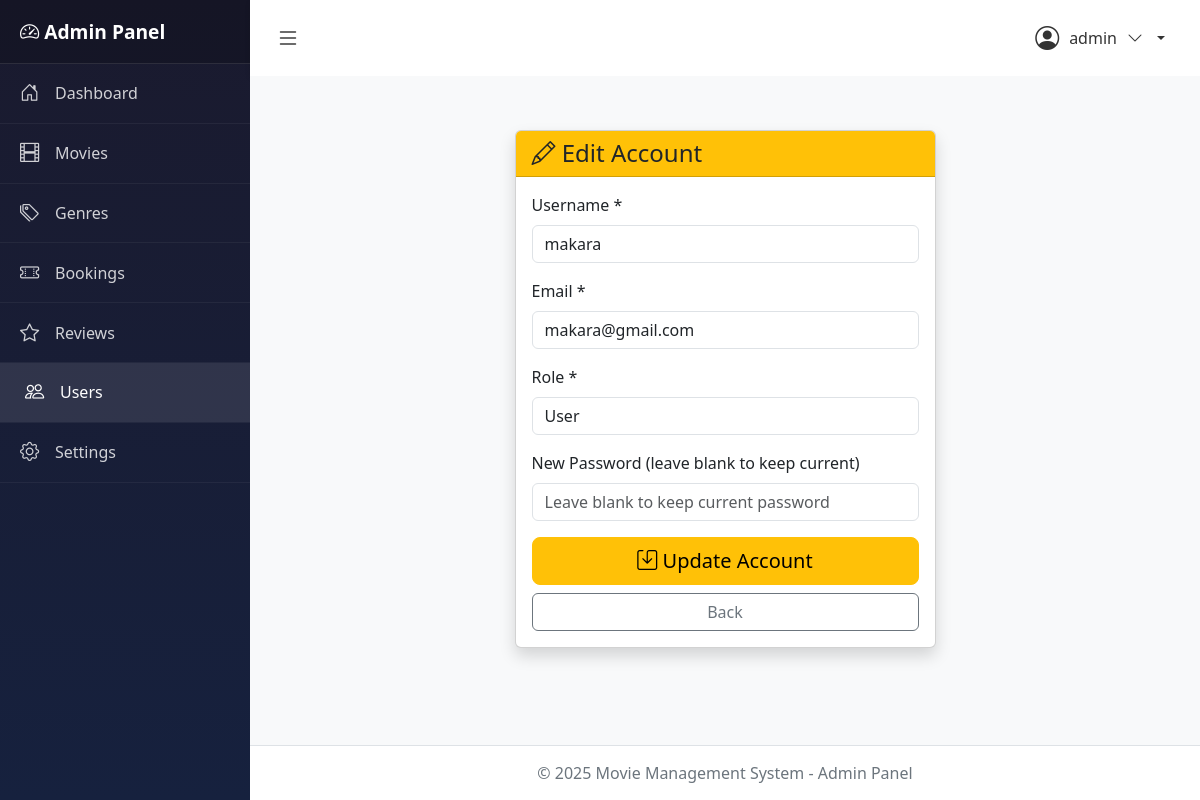
Page /dashboard/users/2/edit/ (signed in) on the committed database.
### accounts/models.py (models this page shows, shortened)
class Account(AbstractUser):
    ROLE_CHOICES = (
        ('admin', 'Admin'),
        ('user', 'User'),
    )
    role = models.CharField(max_length=10, choices=ROLE_CHOICES, default='user')
    created_at = models.DateTimeField(auto_now_add=True)
    updated_at = models.DateTimeField(auto_now=True)
    class Meta:
        db_table = 'accounts'
        verbose_name = 'Account'
        verbose_name_plural = 'Accounts'
    def is_admin(self):
        return self.role == 'admin'

### movies/views.py (the view)
# urls.py: path('dashboard/users/<int:user_id>/edit/', views.edit_account, name='edit_account'),
@login_required
def edit_account(request, user_id):
    if not request.user.is_admin():
        messages.error(request, 'Access denied! Admin only.')
        return redirect('home')
    user = get_object_or_404(Account, id=user_id)
    if request.method == 'POST':
        form = AdminEditAccountForm(request.POST, instance=user)
        if form.is_valid():
            account = form.save(commit=False)
            new_password = form.cleaned_data.get('password')
            if new_password:
                account.set_password(new_password)
            account.save()
            messages.success(request, 'Account updated successfully!')
            if request.headers.get('X-Requested-With') == 'XMLHttpRequest':
                return JsonResponse({
                    'success': True,
                    'message': 'Account updated successfully!'
                })
            return redirect('manage_users')
        else:
            if request.headers.get('X-Requested-With') == 'XMLHttpRequest':
                return JsonResponse({
                    'success': False,
                    'errors': form.errors
                }, status=400)
    else:
        form = AdminEditAccountForm(instance=user)
    context = {
        'form': form,
        'account': user,
    }
    return render(request, 'Admin/edit_account.html', context)

### accounts/forms.py
class AdminEditAccountForm(forms.ModelForm):
    password = forms.CharField(required=False, widget=forms.PasswordInput(attrs={
        'class': 'form-control',
        'placeholder': 'Leave blank to keep current password'
    }))
    class Meta:
        model = Account
        fields = ['username', 'email', 'role', 'is_active']
        widgets = {
            'username': forms.TextInput(attrs={
                'class': 'form-control',
                'placeholder': 'Enter username'
            }),
            'email': forms.EmailInput(attrs={
                'class': 'form-control',
                'placeholder': 'Enter email'
            }),
            'role': forms.Select(attrs={
                'class': 'form-control'
            }),
            'is_active': forms.Select(attrs={
                'class': 'form-control'
            }),
        }

### movies/context_processors.py (called while the page is built)
def site_settings(request):
    settings = SiteSetting.get_settings()
    return {
        'site_settings': settings,
    }

### movies/models.py (called while the page is built)
    @classmethod
    def get_settings(cls):
        settings, created = cls.objects.get_or_create(id=1)
        return settings

### movies/templates/Admin/edit_account.html (shortened to what this page needs)
{% extends 'Admin/base_admin.html' %}
{% block content %}
<div class="container my-4">
    <div class="row justify-content-center">
        <div class="col-md-6">
            <div class="card shadow">
                <div class="card-header bg-warning text-dark">
                    <h4 class="mb-0"><i class="bi bi-pencil"></i> Edit Account</h4>
                </div>
                <div class="card-body">
                    <form method="post">
                        <div class="mb-3">
                            <label for="{{ form.username.id_for_label }}" class="form-label">Username *</label>
                            {{ form.username }}
                        </div>
                        <div class="mb-3">
                            <label for="{{ form.email.id_for_label }}" class="form-label">Email *</label>
                            {{ form.email }}
                        </div>
                        <div class="mb-3">
                            <label for="{{ form.role.id_for_label }}" class="form-label">Role *</label>
                            {{ form.role }}
                        </div>
                        <div class="mb-3">
                            <label for="{{ form.password.id_for_label }}" class="form-label">New Password (leave blank to keep current)</label>
                            {{ form.password }}
                        </div>
                        <div class="d-grid gap-2">
                            <button type="submit" class="btn btn-warning btn-lg"><i class="bi bi-save"></i> Update Account</button>
                            <a href="{% url 'manage_users' %}" class="btn btn-outline-secondary">Back</a>
                        </div>
                    </form>
                </div>
            </div>
        </div>
    </div>
</div>
{% endblock %}

### movies/templates/Admin/base_admin.html (shortened to what this page needs)
<!DOCTYPE html>
<html lang="en">
<head>
    <link href="https://cdn.jsdelivr.net/npm/bootstrap@5.3.0/dist/css/bootstrap.min.css" rel="stylesheet">
    <link href="https://cdn.jsdelivr.net/npm/bootstrap-icons@1.10.0/font/bootstrap-icons.css" rel="stylesheet">
</head>
<body>
    <div class="wrapper">
        <nav class="sidebar" id="sidebar">
            <div class="sidebar-header">
                <h3>
                    <i class="bi bi-speedometer2"></i>
                    <span>Admin Panel</span>
                </h3>
            </div>
            <ul class="sidebar-menu">
                <li>
                    <a href="{% url 'admin_dashboard' %}" class="{% if request.resolver_match.url_name == 'admin_dashboard' %}active{% endif %}">
                        <i class="bi bi-house-door"></i>
                        <span>Dashboard</span>
                    </a>
                </li>
                <li>
                    <a href="{% url 'manage_movies' %}" class="{% if 'movies' in request.path and request.resolver_match.url_name != 'admin_dashboard' %}active{% endif %}">
                        <i class="bi bi-film"></i>
                        <span>Movies</span>
                    </a>
                </li>
                <li>
                    <a href="{% url 'manage_genres' %}" class="{% if 'genres' in request.path %}active{% endif %}">
                        <i class="bi bi-tags"></i>
                        <span>Genres</span>
                    </a>
                </li>
                <li>
                    <a href="{% url 'manage_bookings' %}" class="{% if 'bookings' in request.path %}active{% endif %}">
                        <i class="bi bi-ticket-perforated"></i>
                        <span>Bookings</span>
                    </a>
                </li>
                <li>
                    <a href="{% url 'manage_reviews' %}" class="{% if 'reviews' in request.path %}active{% endif %}">
                        <i class="bi bi-star"></i>
                        <span>Reviews</span>
                    </a>
                </li>
                <li>
                    <a href="{% url 'manage_users' %}" class="{% if 'users' in request.path %}active{% endif %}">
                        <i class="bi bi-people"></i>
                        <span>Users</span>
                    </a>
                </li>
                <li>
                    <a href="{% url 'admin_settings' %}" class="{% if request.resolver_match.url_name == 'admin_settings' %}active{% endif %}">
                        <i class="bi bi-gear"></i>
                        <span>Settings</span>
                    </a>
                </li>
            </ul>
        </nav>
        <div class="content">
            <div class="top-navbar">
                <button class="toggle-sidebar" onclick="toggleSidebar()">
                    <i class="bi bi-list"></i>
                </button>
                <div class="user-info">
                    <div class="dropdown">
                        <a href="#" class="dropdown-toggle" data-bs-toggle="dropdown">
                            <i class="bi bi-person-circle" style="font-size: 1.5rem;"></i>
                            <span>{{ user.username }}</span>
                            <i class="bi bi-chevron-down"></i>
                        </a>
                    </div>
                </div>
            </div>
            <div class="main-content">
                {% block content %}{% endblock %}
            </div>
            <footer class="admin-footer">
                <p class="mb-0">&copy; 2025 Movie Management System - Admin Panel</p>
            </footer>
        </div>
    </div>
    {% load static %}
</body>
</html>

### movies/templates/Admin/base_admin.html (style rules this page uses)
body { min-height: 100vh; display: flex; flex-direction: column; }
.wrapper { display: flex; flex: 1; }
.sidebar { min-width: 250px; max-width: 250px; background: linear-gradient(180deg, #1a1a2e 0%, #16213e 100%); color: white; transition: all 0.3s; box-shadow: 2px 0 5px rgba(0,0,0,0.1); }
.sidebar-header { padding: 20px; background: rgba(0,0,0,0.2); border-bottom: 1px solid rgba(255,255,255,0.1); }
.sidebar-header h3 { font-size: 1.2rem; margin: 0; font-weight: 600; }
.sidebar-menu { padding: 0; list-style: none; }
.sidebar-menu li { border-bottom: 1px solid rgba(255,255,255,0.05); }
.sidebar-menu a { display: flex; align-items: center; padding: 15px 20px; color: rgba(255,255,255,0.8); text-decoration: none; transition: all 0.3s; }
.sidebar-menu a:hover, .sidebar-menu a.active { background: rgba(255,255,255,0.1); color: white; padding-left: 25px; }
.sidebar-menu a i { font-size: 1.2rem; margin-right: 10px; min-width: 25px; }
.content { flex: 1; display: flex; flex-direction: column; }
.top-navbar { background: white; box-shadow: 0 2px 5px rgba(0,0,0,0.1); padding: 15px 20px; display: flex; justify-content: space-between; align-items: center; }
.toggle-sidebar { background: none; border: none; font-size: 1.5rem; cursor: pointer; color: #333; }
.user-info { display: flex; align-items: center; gap: 15px; }
.user-info .dropdown-toggle { display: flex; align-items: center; gap: 10px; text-decoration: none; color: #333; padding: 5px 15px; border-radius: 5px; transition: background 0.3s; }
.main-content { flex: 1; padding: 30px; background: #f8f9fa; overflow-y: auto; }
.admin-footer { background: white; padding: 15px 30px; text-align: center; border-top: 1px solid #dee2e6; color: #6c757d; }

### rows in the picture
Account: username "admin"
Account: username "makara", email "makara@gmail.com", role "User"
